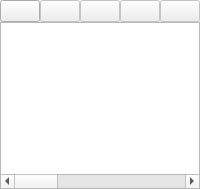
<?xml version="1.0" encoding="UTF-8"?>
<ui version="4.0">
 <class>LayersWidget</class>
 <widget class="QWidget" name="LayersWidget">
  <property name="geometry">
   <rect>
    <x>0</x>
    <y>0</y>
    <width>198</width>
    <height>189</height>
   </rect>
  </property>
  <property name="windowTitle">
   <string>Form</string>
  </property>
  <layout class="QVBoxLayout" name="verticalLayout_2">
   <property name="spacing">
    <number>0</number>
   </property>
   <property name="leftMargin">
    <number>0</number>
   </property>
   <property name="topMargin">
    <number>0</number>
   </property>
   <property name="rightMargin">
    <number>0</number>
   </property>
   <property name="bottomMargin">
    <number>0</number>
   </property>
   <item>
    <layout class="QVBoxLayout" name="verticalLayout">
     <property name="spacing">
      <number>0</number>
     </property>
     <item>
      <layout class="QHBoxLayout" name="horizontalLayout">
       <item>
        <widget class="QPushButton" name="addLayerPushButton">
         <property name="toolTip">
          <string>Add new layer</string>
         </property>
         <property name="text">
          <string/>
         </property>
         <property name="icon">
          <iconset resource="../mytypon.qrc">
           <normaloff>:/pictures/layer_add.png</normaloff>:/pictures/layer_add.png</iconset>
         </property>
        </widget>
       </item>
       <item>
        <widget class="QPushButton" name="modifyLayerPushButton">
         <property name="enabled">
          <bool>false</bool>
         </property>
         <property name="toolTip">
          <string>Edit layer</string>
         </property>
         <property name="text">
          <string/>
         </property>
         <property name="icon">
          <iconset resource="../mytypon.qrc">
           <normaloff>:/pictures/layer_edit.png</normaloff>:/pictures/layer_edit.png</iconset>
         </property>
        </widget>
       </item>
       <item>
        <widget class="QPushButton" name="deleteLayerPushButton">
         <property name="enabled">
          <bool>false</bool>
         </property>
         <property name="toolTip">
          <string>Delete layer</string>
         </property>
         <property name="text">
          <string/>
         </property>
         <property name="icon">
          <iconset resource="../mytypon.qrc">
           <normaloff>:/pictures/layer_remove.png</normaloff>:/pictures/layer_remove.png</iconset>
         </property>
        </widget>
       </item>
       <item>
        <widget class="QPushButton" name="layerDownPushButton">
         <property name="enabled">
          <bool>false</bool>
         </property>
         <property name="toolTip">
          <string>Move layer down</string>
         </property>
         <property name="text">
          <string/>
         </property>
         <property name="icon">
          <iconset resource="../mytypon.qrc">
           <normaloff>:/pictures/bullet_arrow_down.png</normaloff>:/pictures/bullet_arrow_down.png</iconset>
         </property>
        </widget>
       </item>
       <item>
        <widget class="QPushButton" name="layerUpPushButton">
         <property name="enabled">
          <bool>false</bool>
         </property>
         <property name="toolTip">
          <string>Move layer up</string>
         </property>
         <property name="text">
          <string/>
         </property>
         <property name="icon">
          <iconset resource="../mytypon.qrc">
           <normaloff>:/pictures/bullet_arrow_up.png</normaloff>:/pictures/bullet_arrow_up.png</iconset>
         </property>
        </widget>
       </item>
       <item>
        <spacer name="horizontalSpacer">
         <property name="orientation">
          <enum>Qt::Horizontal</enum>
         </property>
         <property name="sizeHint" stdset="0">
          <size>
           <width>40</width>
           <height>20</height>
          </size>
         </property>
        </spacer>
       </item>
      </layout>
     </item>
     <item>
      <widget class="QTableWidget" name="layersTable">
       <property name="sizeAdjustPolicy">
        <enum>QAbstractScrollArea::AdjustToContents</enum>
       </property>
       <property name="editTriggers">
        <set>QAbstractItemView::NoEditTriggers</set>
       </property>
       <property name="selectionMode">
        <enum>QAbstractItemView::SingleSelection</enum>
       </property>
       <property name="selectionBehavior">
        <enum>QAbstractItemView::SelectRows</enum>
       </property>
       <property name="showGrid">
        <bool>false</bool>
       </property>
       <property name="wordWrap">
        <bool>false</bool>
       </property>
       <property name="cornerButtonEnabled">
        <bool>false</bool>
       </property>
       <attribute name="horizontalHeaderVisible">
        <bool>false</bool>
       </attribute>
       <attribute name="horizontalHeaderCascadingSectionResizes">
        <bool>false</bool>
       </attribute>
       <attribute name="horizontalHeaderHighlightSections">
        <bool>false</bool>
       </attribute>
       <attribute name="horizontalHeaderMinimumSectionSize">
        <number>16</number>
       </attribute>
       <attribute name="horizontalHeaderStretchLastSection">
        <bool>true</bool>
       </attribute>
       <attribute name="verticalHeaderVisible">
        <bool>false</bool>
       </attribute>
       <attribute name="verticalHeaderCascadingSectionResizes">
        <bool>false</bool>
       </attribute>
       <attribute name="verticalHeaderStretchLastSection">
        <bool>false</bool>
       </attribute>
       <column>
        <property name="text">
         <string>visible</string>
        </property>
       </column>
       <column>
        <property name="text">
         <string>locked</string>
        </property>
       </column>
       <column>
        <property name="text">
         <string>Color</string>
        </property>
       </column>
       <column>
        <property name="text">
         <string>Name</string>
        </property>
       </column>
      </widget>
     </item>
    </layout>
   </item>
  </layout>
 </widget>
 <resources>
  <include location="../mytypon.qrc"/>
 </resources>
 <connections/>
</ui>
